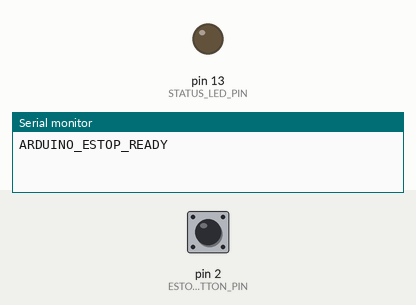
Recording of a sketch running on a simulated Arduino Uno, built with avr-gcc and run on an emulated ATmega328P. Shown: output pins drawn as LEDs (lit = HIGH), the last lines printed to the serial monitor. The test bench sets the inputs (shaded band); at power-on: pin 2 (ESTOP_BUTTON_PIN) HIGH.

Above: at 1.2 s.
1.3 s: pin 2 (ESTOP_BUTTON_PIN) pulled LOW for 0.15 s
At 3.1 s:
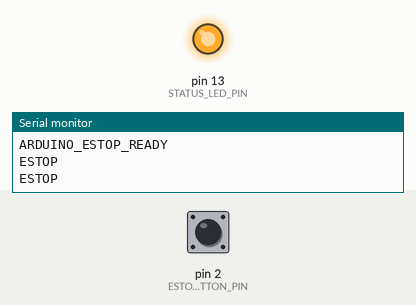
Timing chart, 0 to 10.3 s (numbered marks = the images above; inputs shaded):
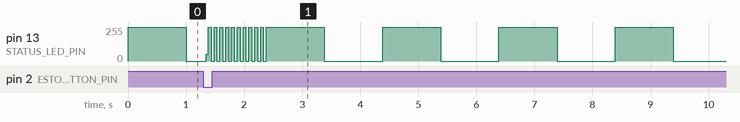

The sketch:

arduino_estop_button.ino
```cpp
/*
 * Emergency Stop Button for Kinova Robot
 * Arduino Micro USB Emergency Stop System
 *
 * Hardware:
 * - Arduino Micro
 * - Emergency stop button connected between pin 2 and GND
 * - Optional: LED connected to pin 13 for status indication
 *
 * When button is pressed, sends immediate "ESTOP" command via Serial
 */

const int ESTOP_BUTTON_PIN = 2;  // Digital pin 2 (interrupt capable)
const int STATUS_LED_PIN = 13;   // Built-in LED for status

volatile bool estopPressed = false;
unsigned long lastDebounceTime = 0;
const unsigned long debounceDelay = 50;  // 50ms debounce
bool lastButtonState = HIGH;
bool buttonState = HIGH;

void setup() {
  // Initialize serial communication at high baud rate for fast response
  Serial.begin(115200);

  // Configure button pin with internal pull-up
  pinMode(ESTOP_BUTTON_PIN, INPUT_PULLUP);

  // Configure status LED
  pinMode(STATUS_LED_PIN, OUTPUT);
  digitalWrite(STATUS_LED_PIN, LOW);

  // Attach interrupt for immediate response
  attachInterrupt(digitalPinToInterrupt(ESTOP_BUTTON_PIN), estopInterrupt, FALLING);

  // Send ready signal
  Serial.println("ARDUINO_ESTOP_READY");
  digitalWrite(STATUS_LED_PIN, HIGH);  // LED on = ready
}

void loop() {
  // Handle debounced button reading in main loop
  int reading = digitalRead(ESTOP_BUTTON_PIN);

  if (reading != lastButtonState) {
    lastDebounceTime = millis();
  }

  if ((millis() - lastDebounceTime) > debounceDelay) {
    if (reading != buttonState) {
      buttonState = reading;

      // Button pressed (LOW due to pull-up)
      if (buttonState == LOW) {
        sendEstopSignal();
      }
    }
  }

  lastButtonState = reading;

  // Blink LED to show system is alive
  static unsigned long lastBlink = 0;
  if (millis() - lastBlink > 1000) {  // Blink every second
    digitalWrite(STATUS_LED_PIN, !digitalRead(STATUS_LED_PIN));
    lastBlink = millis();
  }

  delay(10);  // Small delay to prevent excessive CPU usage
}

// Interrupt service routine for immediate response
void estopInterrupt() {
  estopPressed = true;
  sendEstopSignal();
}

void sendEstopSignal() {
  // Send emergency stop signal immediately
  Serial.println("ESTOP");
  Serial.flush();  // Ensure immediate transmission

  // Flash LED rapidly to indicate emergency stop
  for (int i = 0; i < 10; i++) {
    digitalWrite(STATUS_LED_PIN, HIGH);
    delay(50);
    digitalWrite(STATUS_LED_PIN, LOW);
    delay(50);
  }
}
```
